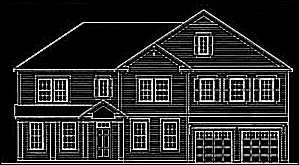
#> input picture Lab2_Spatial Filters_Trần Dương Quang_18IT3/2c_Laplacian of Gaussian (LoG)/log_kernel_1_sigma_1.jpg, 299 x 165 px
$ python 'Nâng cấp ảnh LOG.py' --file log_kernel_1_sigma_1.jpg
#> lines starting #> are read from the running program, lines starting #| are printed output that depends on the picture; after the words box and inside, x2 and y2 are one past the last pixel; in counts of white or black regions, pixels touching at a corner belong together
#> in main, img is the input picture: shape (165, 299, 3); min 0, max 255, mean 40.4
import numpy as np
import matplotlib.pyplot as plt
import cv2 as cv
import math
import argparse

# Laplacian filters
laplace_1 = [
    [1, 1, 1],
    [1, -8, 1],
    [1, 1, 1]
]

laplace_2 = [
    [-1, 2, -1],
    [2, -4, 2],
    [-1, 2, -1]
]


def create_gaussian_filter(x, y, sigma):
    gaussian_filter = np.zeros((x + x, y + x))
    total = 0
    for i in range(-x, x):
        for j in range(-y, y):
            a = (i ** 2) + (j ** 2)
            b = 2 * (sigma ** 2)
            gaussian_filter[i + 3, j + 3] = np.exp(-((a * a) / b)) / math.pi * b
            total = total + gaussian_filter[i + 3, j + 3]

    gaussian_filter = (gaussian_filter[:] / total)

    return gaussian_filter


def pad(img, padding):
#> called with padding = 4
    rows, cols, channels = img.shape
#> rows = 165; cols = 299; channels = 3
    padded = np.zeros((rows + padding, cols + padding, channels))

    for i in range(rows + padding):
        for j in range(cols + padding):
            for c in range(channels):
                if i != 0 and i != rows + padding - 1 and j != 0 and j != cols + padding - 1:
                    padded[i, j, c] = img[i - padding - 1, j - padding - 1, c]
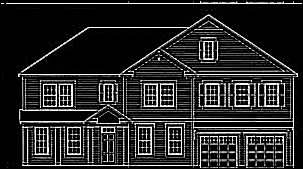
#> padded: shape (169, 303, 3) float64; min 0, max 255, mean 39.2

    return padded


def apply_gaussian_filter(img, sigma):
    padded = pad(img, 4)
    rows, cols, channels = padded.shape
#> rows = 169; cols = 303; channels = 3
    blurred = np.zeros((rows - 6, cols - 6, channels))

    gaussian = create_gaussian_filter(3, 3, sigma)

    for i in range(rows):
        for j in range(cols):
            for c in range(channels):
                pixel = 0
                if i < rows - 6 and j < cols - 6:
                    for k in range(6):
                        for l in range(6):
                            pixel = pixel + (gaussian[k, l] * padded[i + k, j + l, c])
                    blurred[i, j, c] = int(round(pixel))

    return blurred


def detect_edge(img, kernel, sigma, out_path):
    blurred = apply_gaussian_filter(img, sigma)
    blur_padded = pad(blurred, 2)
    rows, cols, channels = blur_padded.shape
#> rows = 165; cols = 299; channels = 3
    x = len(kernel)
    y = len(kernel)

    edge_det = np.zeros((rows - 2, cols - 2, channels))

    for i in range(rows):
        for j in range(cols):
            for c in range(channels):
                pixel = 0
                if i != 0 and i < rows - 2 and j != 0 and j < cols - 2:
                    for k in range(3):
                        for l in range(3):
                            pixel = pixel + (kernel[k][l] * blur_padded[i + k, j + l, c])
                    edge_det[i, j, c] = int(round(pixel))

    status = cv.imwrite(out_path, edge_det)
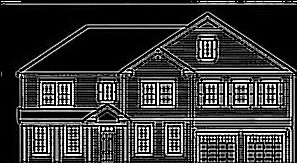
#> saved as log_kernel_1_sigma_1.jpg: shape (163, 297, 3); min 0, max 255, mean 55.9
    if status:
        print("File Saved at {}".format(out_path))
    else:
        print("Error While saving file")

    plt.imshow(edge_det)
    plt.title("LoG of image with sigma = {}".format(sigma))
    plt.xlabel("Height Pixels")
    plt.ylabel("Width Pixels")
    plt.show()
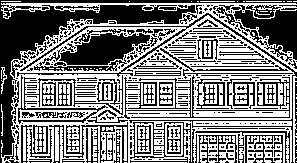
#> shown: shape (163, 297, 3) float64; values 0 (black) and 1 (white), 50.4% white; 419 black regions (314 under 20 px), largest, box (x1, y1, x2, y2) and area: (0, 0, 297, 163) 6063, (59, 33, 150, 65) 1713, (234, 5, 297, 60) 1551


def process_arguments():
    parser = argparse.ArgumentParser()
    parser.add_argument('-f', '--file', help="Input image path")
    return parser.parse_args()


def main():
    args = process_arguments()
    file_path = args.file

    if file_path is None:
        print("Use command python main.py --file images/img.png")
        return
    else:
        img = cv.imread(file_path)

    if img is not None:
        plt.imshow(img)
        plt.title("Original Image")
        plt.xlabel("Width Pixels")
        plt.ylabel("Height Pixels")
        plt.show()

        detect_edge(img, laplace_1, 1, 'log_kernel_1_sigma_1.jpg')

        detect_edge(img, laplace_1, 3, 'log_kernel_2_sigma_3.jpg')
#> call 2 of detect_edge, with sigma = 3, out_path = 'log_kernel_2_sigma_3.jpg'
#> call 2 of apply_gaussian_filter, with sigma = 3
#> after the loop in apply_gaussian_filter (call 2), `for i in range(rows):`:
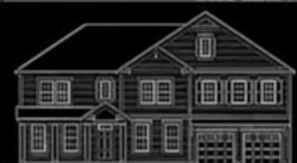
#> blurred: shape (163, 297, 3) float64; min 0, max 164, mean 40.2
#> call 4 of pad, with padding = 2
#> after the loop in pad (call 4), `for i in range(rows + padding):`:
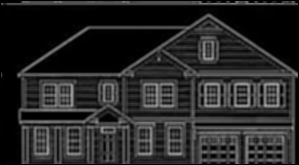
#> padded: shape (165, 299, 3) float64; min 0, max 164, mean 39.4
#> after the loop in detect_edge (call 2), `for i in range(rows):`:
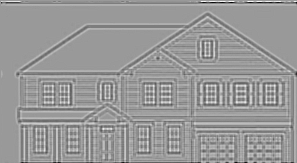
#> edge_det: shape (163, 297, 3) float64; min -490, max 325, mean -0.9; drawn with min black and max white
#> in detect_edge (call 2), `plt.show()`:
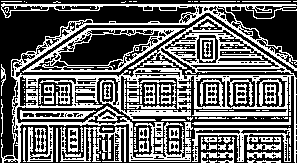
#> shown: shape (163, 297, 3) float64; values 0 (black) and 1 (white), 40.9% white in thin lines or dots
    else:
        print("File not found.")


if __name__ == "__main__":
    main()
